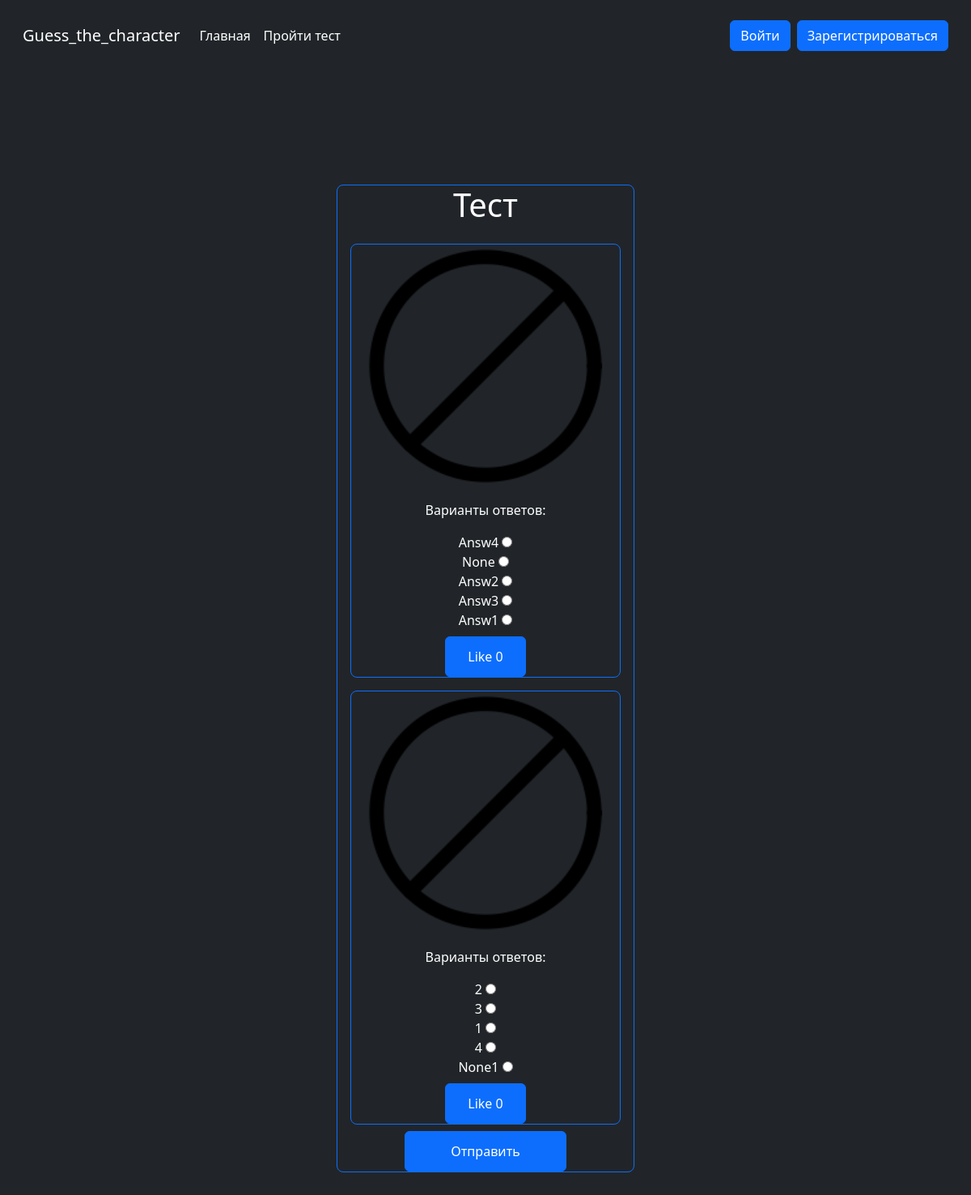
Page /tests/ on the earlier database version.
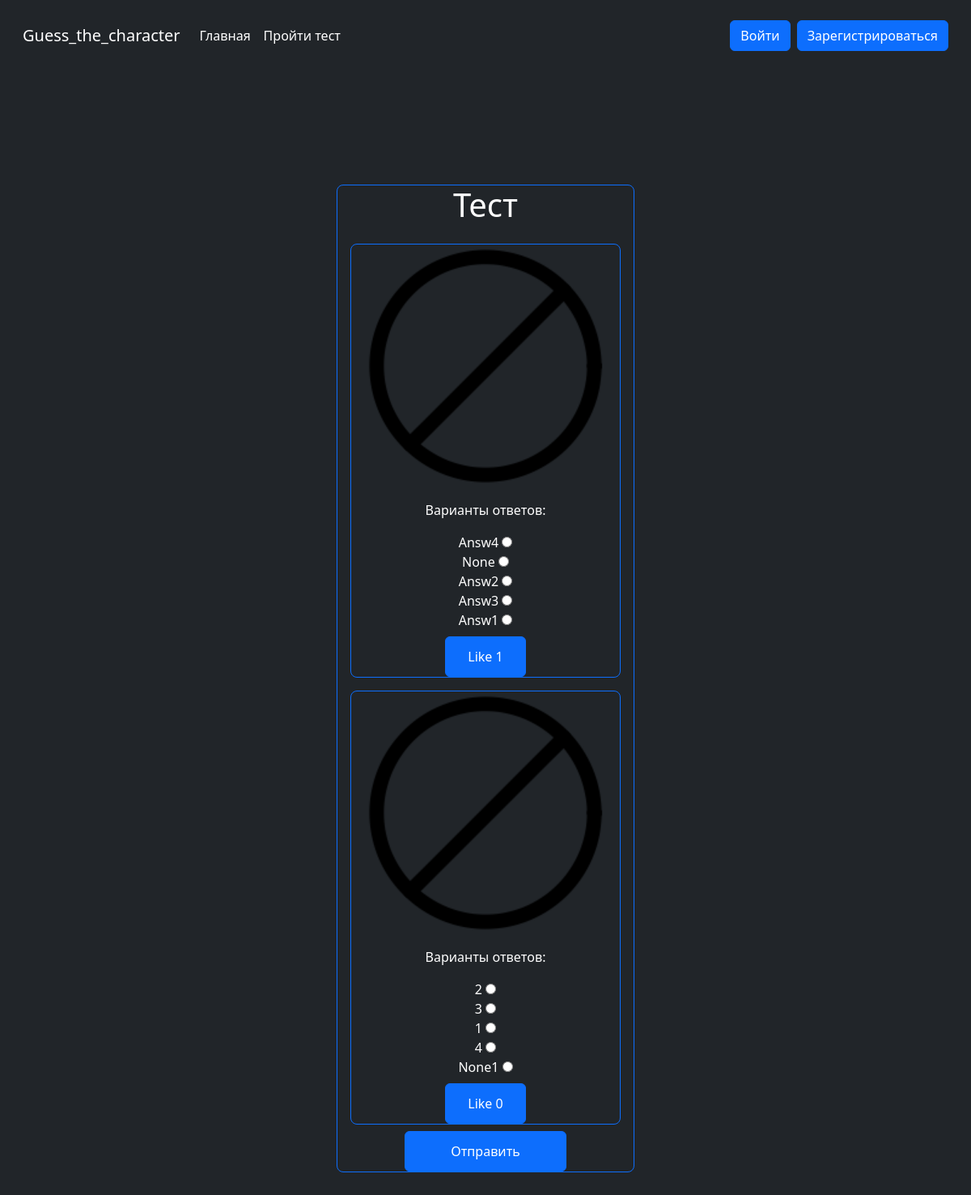
Same page on the later database version.
### Character/models.py (models this page shows, shortened)
class Question(models.Model):
    image = models.ImageField(upload_to='images/')
    right_answer = models.CharField(max_length=256)
    wrong_answer_1 = models.CharField(max_length=256)
    wrong_answer_2 = models.CharField(max_length=256)
    wrong_answer_3 = models.CharField(max_length=256)
    wrong_answer_4 = models.CharField(max_length=256)
    likes_count = models.PositiveIntegerField(default=0)
    views = models.PositiveIntegerField(default=0)

### Character/views.py (the view, shortened to what this page needs)
# urls.py: path('tests/', TestPageView.as_view(), name='test'),
class TestPageView(TestMixin, TemplateView):
    template_name = 'Character/test.html'
    def get_context_data(self, **kwargs):
        context = super().get_context_data()
        questions = list(Question.objects.all())
        global test
        if len(questions) < 10:
            test = questions
            random.shuffle(test)
        else:
            test = random.sample(questions, 10)
        context['test'] = test
        return context

### Character/mixins.py (called while the page is built, shortened)
    def get_context_data(self, **kwargs):
        context = super().get_context_data(**kwargs)
        return context

### Character/templatetags/custom_filters.py (called while the page is built)
@register.filter(name='get_random_answers')
def get_random_answers(question):
    answers = [question.right_answer, question.wrong_answer_1, question.wrong_answer_2, question.wrong_answer_3,
               question.wrong_answer_4]
    random.shuffle(answers)
    return answers

### Character/templates/Character/test.html (shortened to what this page needs)
{% extends 'Character/base.html' %}
{% load custom_filters %}
{% block content %}
<div style="margin-top: 140px;" class="border d-flex flex-column align-items-center border-primary rounded-3 text-center">
    <h1 class="ms-3 me-3">Тест</h1>
    <form method="post" id="test-form">
        {% for question in test %}
            <div class="ms-3 mt-3 me-3 border d-flex flex-column align-items-center border-primary rounded-3">
                <img src="{{ question.image.url }}" class="ms-3 me-3" style="width: 300px; height: 300px;" alt="">
                <p class="ms-3 me-3">Варианты ответов:</p>
                {% for answer in question|get_random_answers %}
                    <div class="ms-3 me-3">
                        <label for="answer_{{ question.id }}_{{ forloop.counter }}">{{ answer }}</label>
                        <input type="radio" value="{{ answer }}" name="answers_{{ question.id }}" id="answer_{{ question.id }}_{{ forloop.counter }}">
                    </div>
                {% endfor %}
                <input type="submit" value="Like {{ question.likes_count }}" class="btn btn-primary mt-2" style="width: 100px; height: 50px;">
            </div>
        {% endfor %}
        <input class="btn btn-primary mt-2" value="Отправить" style="width: 200px; height: 50px;" type="submit">
    </form>
</div>
{% endblock content %}

Differences in the rows shown:
changed Question "Answ4": likes_count "Like 0" → "Like 1"
